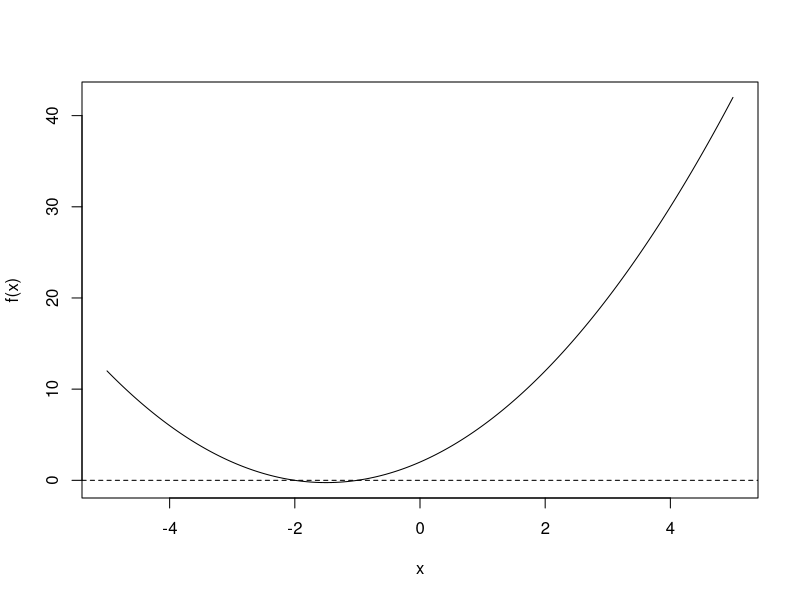

Reproduce this figure in R.
## ---- chunk 1
# Define variables
a <- 1
b <- 3
c <- 2

# Solve for quadratic equation
D <- b^2-4*a*c

# if discriminant is greater or equal to 0
if (D>=0){
  dummy <- c(1, -1)
  x <- (-b+dummy*sqrt(D))/(2*a)
  cat("The solution to the quadratic equation is ", x, ".\n")
} else { # if discriminant is smaller than 0
  print("The quadratic equation does not have solutions.")
}
## ---- chunk 2
# Plot the function
xi <- seq(-5, 5, length = 300)
plot(xi, a*xi^2 + b*xi + c, type = "l", xlab = "x", ylab = "f(x)")
abline(h = 0, lty = 2)

